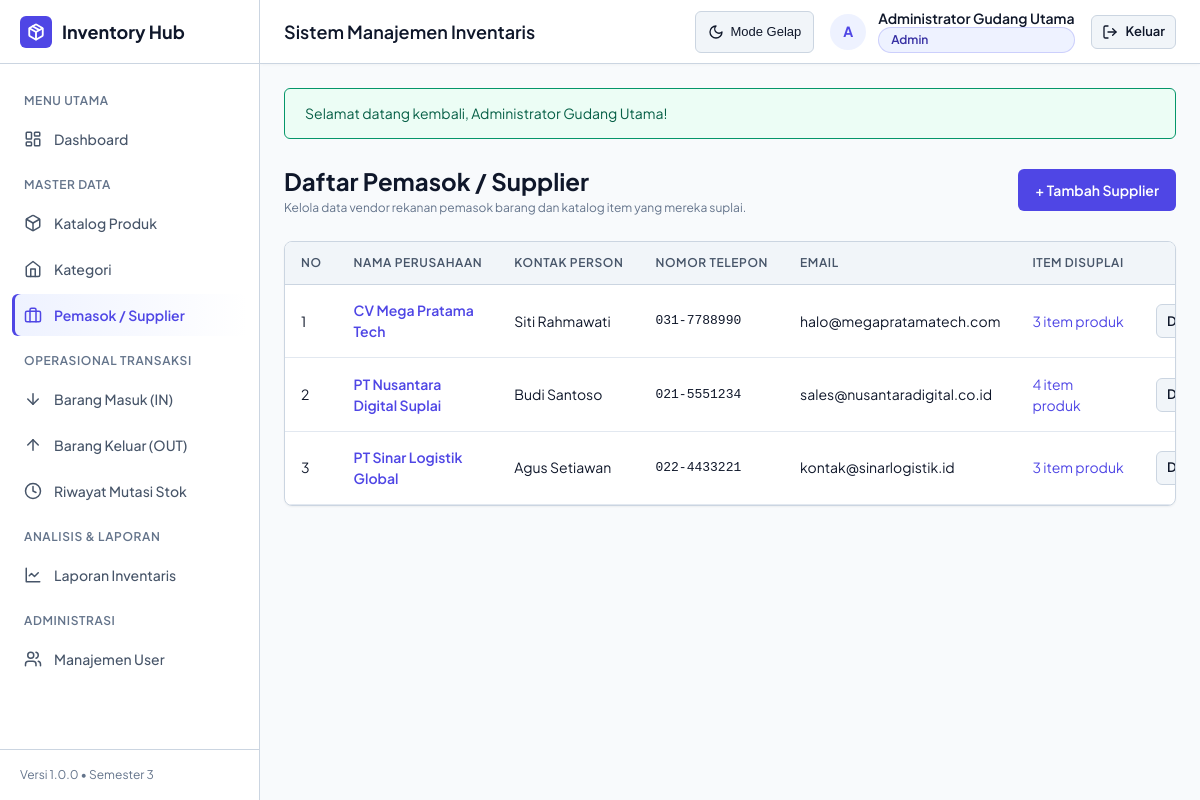
Screenshot of /index.php?page=suppliers (signed in) with the database file from the repository.
### tables this page shows
CREATE TABLE IF NOT EXISTS suppliers (
  id INT PRIMARY KEY AUTO_INCREMENT,
  name VARCHAR(150) NOT NULL,
  contact_person VARCHAR(100) NULL,
  phone VARCHAR(25) NULL,
  email VARCHAR(100) NULL,
  address TEXT NULL,
  created_at DATETIME NOT NULL DEFAULT CURRENT_TIMESTAMP
);

### app/Core/View.php (called while the page is built, shortened)
<?php
class View {
    public static function render($viewPath, array $data = [], $layout = 'main') {
        extract($data);
        $viewFile = __DIR__ . '/../../views/' . $viewPath . '.php';
        require $viewFile;
    }
}

### app/Controllers/SupplierController.php (called while the page is built, shortened)
<?php
require_once __DIR__ . '/../Core/View.php';
require_once __DIR__ . '/../Models/Supplier.php';
require_once __DIR__ . '/../Helpers/Auth.php';
require_once __DIR__ . '/../Helpers/Sanitize.php';
class SupplierController {
    public function index() {
        $suppliers = Supplier::getAll();
        View::render('suppliers/index', ['suppliers' => $suppliers]);
    }
}

### index.php (called while the page is built, shortened)
<?php
require_once __DIR__ . '/config/app.php';
require_once __DIR__ . '/app/Helpers/Sanitize.php';
require_once __DIR__ . '/app/Helpers/Auth.php';
Router::dispatch();

### app/Helpers/Auth.php (called while the page is built, shortened)
<?php
class Auth {
    public static function role() {
        return (isset($_SESSION['user']) && isset($_SESSION['user']['role'])) ? $_SESSION['user']['role'] : null;
    }
    public static function isAdmin() {
        return self::role() === 'admin';
    }
}

### config/app.php (called while the page is built, shortened)
<?php
function baseUrl($path = '') {
    $scriptDir = dirname(isset($_SERVER['SCRIPT_NAME']) ? $_SERVER['SCRIPT_NAME'] : '');
    $base = rtrim(str_replace('\\', '/', $scriptDir), '/');
    return ($base ?: '') . '/' . ltrim($path, '/');
}

### app/Models/Supplier.php (called while the page is built, shortened)
<?php
class Supplier {
    public static function getAll() {
        $pdo = Database::getConnection();
        $sql = '
            SELECT s.*, COUNT(ps.product_id) AS total_supplied_products
            FROM suppliers s
            LEFT JOIN product_suppliers ps ON ps.supplier_id = s.id
            GROUP BY s.id, s.name, s.contact_person, s.phone, s.email, s.address, s.created_at
            ORDER BY s.name ASC
        ';
        return $pdo->query($sql)->fetchAll();
    }
}

### app/Helpers/Sanitize.php (called while the page is built, shortened)
<?php
class Sanitize {
    public static function escape($data) {
        return htmlspecialchars((string) $data, ENT_QUOTES, 'UTF-8');
    }
}
function e($data) {
    return Sanitize::escape($data);
}

### views/suppliers/index.php (the view, shortened to what this page needs)
<div style="margin-bottom: 1.5rem; display: flex; justify-content: space-between; align-items: center; flex-wrap: wrap; gap: 1rem;">
    <div>
        <h2 style="font-size: 1.5rem; font-weight: 700;">Daftar Pemasok / Supplier</h2>
        <p class="form-hint" style="margin: 0;">Kelola data vendor rekanan pemasok barang dan katalog item yang mereka suplai.</p>
    </div>
    <?php if (Auth::isAdmin()): ?>
    <div>
        <a href="<?= baseUrl('index.php?page=suppliers&action=create') ?>" class="btn btn-primary">
            + Tambah Supplier
        </a>
    </div>
    <?php endif; ?>
</div>
<div class="card">
    <div class="table-responsive">
        <table class="data-table">
            <thead>
                <tr>
                    <th>No</th>
                    <th>Nama Perusahaan</th>
                    <th>Kontak Person</th>
                    <th>Nomor Telepon</th>
                    <th>Email</th>
                    <th>Item Disuplai</th>
                    <th style="text-align: right;">Aksi</th>
                </tr>
            </thead>
            <tbody>
                <?php if (empty($suppliers)): ?>
                    <tr>
                        <td colspan="7">
                            <div class="empty-state">
                                <div class="empty-title">Belum Ada Supplier Terdaftar</div>
                                <div class="empty-desc">Daftarkan supplier pertama untuk menghubungkannya dengan produk inventaris.</div>
                            </div>
                        </td>
                    </tr>
                <?php else: ?>
                    <?php $no = 1; foreach ($suppliers as $s): ?>
                        <tr>
                            <td><?= $no++ ?></td>
                            <td>
                                <a href="<?= baseUrl('index.php?page=suppliers&action=detail&id=' . $s['id']) ?>" style="font-weight: 600;">
                                    <?= e($s['name']) ?>
                                </a>
                            </td>
                            <td><?= e($s['contact_person'] ?: '-') ?></td>
                            <td class="mono"><?= e($s['phone'] ?: '-') ?></td>
                            <td><?= e($s['email'] ?: '-') ?></td>
                            <td>
                                <a href="<?= baseUrl('index.php?page=suppliers&action=detail&id=' . $s['id']) ?>">
                                    <?= (int) $s['total_supplied_products'] ?> item produk
                                </a>
                            </td>
                            <td style="text-align: right; white-space: nowrap;">
                                <a href="<?= baseUrl('index.php?page=suppliers&action=detail&id=' . $s['id']) ?>" class="btn btn-secondary btn-sm">Detail</a>
                            </td>
                        </tr>
                    <?php endforeach; ?>
                <?php endif; ?>
            </tbody>
        </table>
    </div>
</div>

### assets/css/style.css (style rules this page uses)
:root { --bg-app: #f8fafc; --bg-surface: #ffffff; --bg-card: #ffffff; --bg-subtle: #f1f5f9; --bg-hover: #e2e8f0; --text-main: #0f172a; --text-muted: #475569; --text-subtle: #64748b; --text-inverse: #ffffff; --border-color: #cbd5e1; --border-subtle: #e2e8f0; --primary: #4f46e5; --primary-hover: #4338ca; --primary-subtle: #eef2ff; --primary-text: #3730a3; --success: #059669; --success-subtle: #ecfdf5; --success-text: #065f46; --warning: #d97706; --warning-subtle: #fffbeb; --warning-text: #92400e; --danger: #e11d48; --danger-hover: #be123c; --danger-subtle: #fff1f2; --danger-text: #9f1239; --shadow-sm: 0 1px 2px 0 rgba(0, 0, 0, 0.05); --shadow-md: 0 4px 6px -1px rgba(0, 0, 0, 0.08), 0 2px 4px -2px rgba(0, 0, 0, 0.06); --shadow-lg: 0 10px 15px -3px rgba(0, 0, 0, 0.1), 0 4px 6px -4px rgba(0, 0, 0, 0.1); --radius-sm: 6px; --radius-md: 8px; --radius-lg: 12px; --font-sans: 'Plus Jakarta Sans', system-ui, -apple-system, BlinkMacSystemFont, 'Segoe UI', Roboto, sans-serif; --font-mono: ui-monospace, SFMono-Regular, Menlo, Monaco, Consolas, monospace; --sidebar-width: 260px; --header-height: 64px; }
*, *::before, *::after { box-sizing: border-box; margin: 0; padding: 0; }
html { font-size: 16px; -webkit-text-size-adjust: 100%; }
* { scrollbar-width: thin; scrollbar-color: var(--border-color) transparent; }
body { font-family: var(--font-sans); background-color: var(--bg-app); color: var(--text-main); line-height: 1.5; min-height: 100vh; transition: background-color 0.2s ease, color 0.2s ease; }
a { color: var(--primary); text-decoration: none; }
.card { background-color: var(--bg-card); border: 1px solid var(--border-color); border-radius: var(--radius-md); box-shadow: var(--shadow-sm); margin-bottom: 1.5rem; overflow: hidden; transition: transform 0.25s cubic-bezier(0.4, 0, 0.2, 1), box-shadow 0.25s cubic-bezier(0.4, 0, 0.2, 1), border-color 0.25s ease; will-change: transform; }
.table-responsive { width: 100%; overflow-x: auto; -webkit-overflow-scrolling: touch; }
.data-table { width: 100%; border-collapse: collapse; text-align: left; font-size: 0.875rem; }
.data-table th { background-color: var(--bg-subtle); color: var(--text-muted); font-weight: 600; font-size: 0.75rem; text-transform: uppercase; letter-spacing: 0.05em; padding: 0.75rem 1rem; border-bottom: 1px solid var(--border-color); white-space: nowrap; }
.data-table td { padding: 0.95rem 1rem; border-bottom: 1px solid var(--border-subtle); color: var(--text-main); vertical-align: middle; transition: background-color 0.15s ease; }
.data-table tbody tr { transition: background-color 0.15s ease, transform 0.15s ease; }
.data-table .mono { font-family: var(--font-mono); font-size: 0.8125rem; }
.btn { display: inline-flex; align-items: center; justify-content: center; gap: 0.5rem; padding: 0.5rem 1rem; font-size: 0.875rem; font-weight: 600; border-radius: var(--radius-sm); border: 1px solid transparent; cursor: pointer; min-height: 42px; transition: all 0.2s cubic-bezier(0.4, 0, 0.2, 1); text-decoration: none; white-space: nowrap; }
.btn-primary { background-color: var(--primary); color: #ffffff; }
.btn-secondary { background-color: var(--bg-subtle); border-color: var(--border-color); color: var(--text-main); }
.btn-sm { padding: 0.3125rem 0.625rem; font-size: 0.8125rem; min-height: 34px; }
.form-hint { font-size: 0.75rem; color: var(--text-subtle); margin-top: 0.25rem; }

### rows the page displays
suppliers: name "CV Mega Pratama Tech", contact_person "Siti Rahmawati", phone "031-7788990", email "halo@megapratamatech.com", total_supplied_products "3"
suppliers: name "PT Nusantara Digital Suplai", contact_person "Budi Santoso", phone "021-5551234", email "sales@nusantaradigital.co.id", total_supplied_products "4"
suppliers: name "PT Sinar Logistik Global", contact_person "Agus Setiawan", phone "022-4433221", email "kontak@sinarlogistik.id", total_supplied_products "3"

### other values shown
APP_NAME "Inventory Hub"
APP_VERSION "1.0.0"
$nameDisplay "Administrator Gudang Utama"
$roleDisplay "Admin"
$flashSuccess "Selamat datang kembali, Administrator Gudang Utama!"
